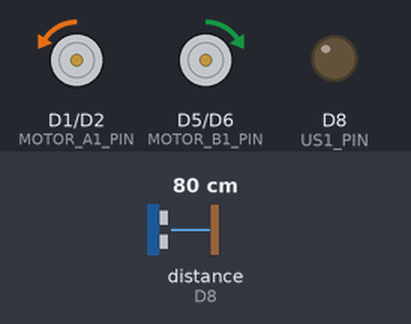
Bench run of a sketch on a simulated ESP8266 (NodeMCU). Shown: motor-driver pin pairs drawn as motors (green arrow = first pin HIGH = forward, orange = second pin HIGH = backward, longer = more drive), output pins drawn as LEDs (lit = HIGH). The test bench sets the inputs (shaded band); at power-on: distance to the obstacle (sensor on D8) 80 cm. The echo pulse lasts 58.3 µs per cm; what the sketch prints to the serial monitor is not drawn.

Above: at 1.0 s.
Timing chart, 0 to 20.3 s (numbered marks = the images above):
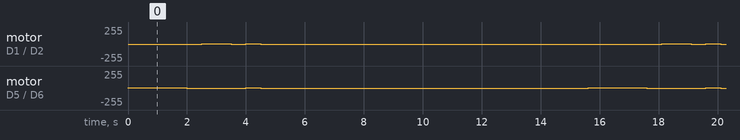

Measured:
- by itself, motor on D1 (MOTOR_A1_PIN) / D2 (MOTOR_A2_PIN): repeats every 15.6 s: stopped 0.50 s, forward 7/255 1.0 s, stopped 0.50 s, forward 7/255 0.50 s, stopped 0.50 s, backward 7/255 0.50 s, stopped 10.1 s, backward 7/255 2.0 s
- by itself, motor on D5 (MOTOR_B1_PIN) / D6 (MOTOR_B2_PIN): repeats every 15.6 s: stopped 0.50 s, backward 7/255 1.0 s, stopped 0.50 s, forward 7/255 0.50 s, stopped 0.50 s, backward 7/255 0.50 s, stopped 10.1 s, forward 7/255 2.0 s

The sketch:

Motors.ino
```cpp
#define US1_PIN D8
#define US_TIMEOUT_US 30000

#define MOTOR_A1_PIN D1
#define MOTOR_A2_PIN D2
#define MOTOR_B1_PIN D5
#define MOTOR_B2_PIN D6

enum Motor {
  A,
  B
};

struct MotorPins {
  uint8_t pin1;
  uint8_t pin2;
};

const MotorPins motorPins[2] = {
  {MOTOR_A1_PIN, MOTOR_A2_PIN},
  {MOTOR_B2_PIN, MOTOR_B1_PIN}
};

void setup() {
  Serial.begin(115200);

  for ( MotorPins pins : motorPins ) {
    pinMode(pins.pin1, OUTPUT);
    pinMode(pins.pin2, OUTPUT);
    digitalWrite(pins.pin1, LOW);
    digitalWrite(pins.pin2, LOW);
  }

  pinMode(US1_PIN, OUTPUT);
  digitalWrite(US1_PIN, LOW);
}

void loop() {
  static char buf[8];
  drive(true, 2000, 2000);
  delay(500);
  drive(false, 1000, 2000);
  delay(500);
  turn(true, 500, 2000);
  delay(500);
  turn(false, 500, 2000);
  delay(10000);
  float us1_m = measureDistance(US1_PIN);
  Serial.println(dtostrf(us1_m, 4, 2, buf));
  delay(100);
}

void setMotor(Motor motor, bool forward, uint16_t speed) {
  uint16_t speed_10 = map(speed, 0, 65535, 0, 1023);  // map 16bit to 10bit value
  MotorPins pins = motorPins[motor];

  switch (forward) {
    case true:
      // drive forward
      analogWrite(pins.pin1, LOW);
      analogWrite(pins.pin2, speed_10);
      break;

    case false:
      // drive backward
      analogWrite(pins.pin1, speed_10);
      analogWrite(pins.pin2, LOW);
      break;
  }
}

void stopMotor(Motor motor) {
  MotorPins pins = motorPins[motor];
  digitalWrite(pins.pin1, LOW);
  digitalWrite(pins.pin2, LOW);
}

void drive(bool forward, unsigned long duration_ms, uint16_t speed) {
  setMotor(Motor::A, forward, speed);
  setMotor(Motor::B, forward, speed);
  delay(duration_ms);

  stopMotor(Motor::A);
  stopMotor(Motor::B);
}

void turn(bool left, unsigned long duration_ms, uint16_t speed) {
  setMotor(Motor::A, !left, speed);
  setMotor(Motor::B, left, speed);
  delay(duration_ms);

  stopMotor(Motor::A);
  stopMotor(Motor::B);
}

float measureDistance(uint8_t us_pin) {
  const float SPEED_OF_SOUND = 0.000343;

  // Send trigger
  pinMode(us_pin, OUTPUT);
  digitalWrite(us_pin, LOW);
  delayMicroseconds(1);
  digitalWrite(us_pin, HIGH);
  delayMicroseconds(10);
  digitalWrite(us_pin, LOW);

  // Measure response
  pinMode(us_pin, INPUT);
  unsigned long pulseWidth = pulseIn(us_pin, HIGH, US_TIMEOUT_US);

  // Return -1 if timeout
  if (pulseWidth == 0) return -1.0f;

  // Calculate distance
  return pulseWidth * SPEED_OF_SOUND / 2.;
}
```
